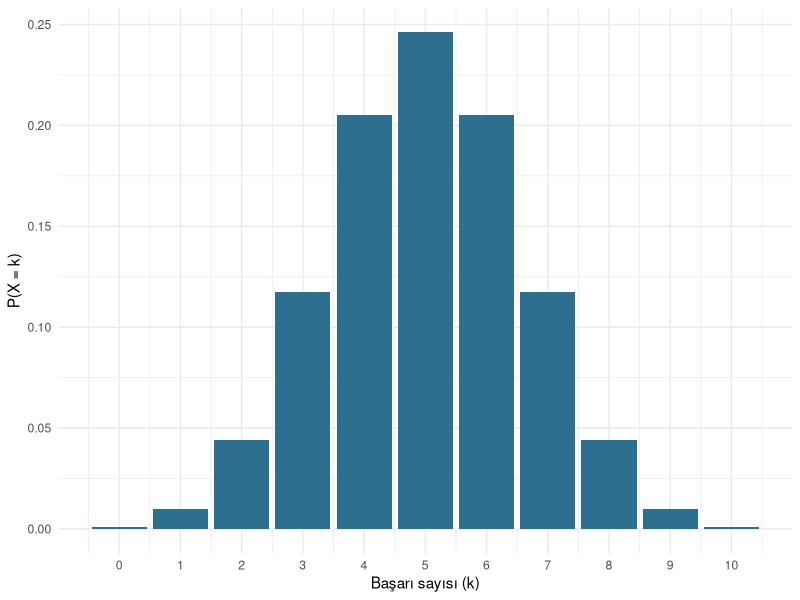
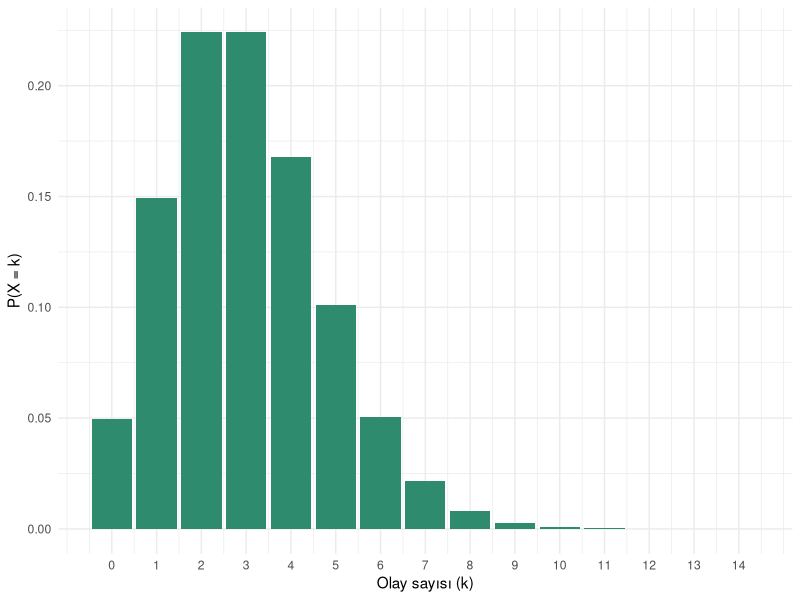
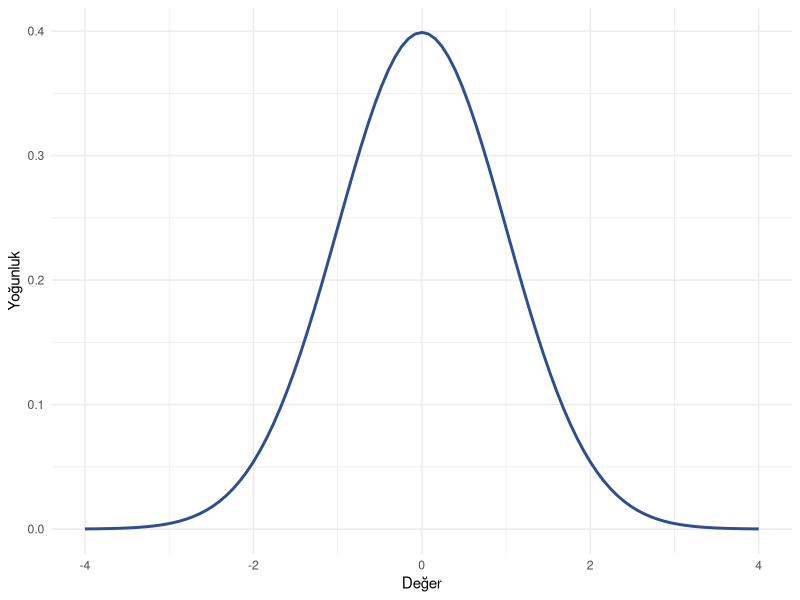
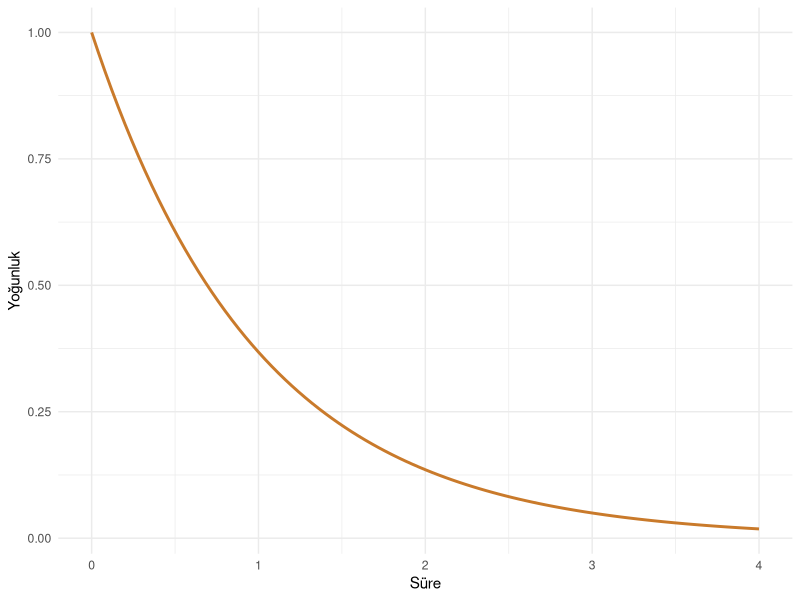
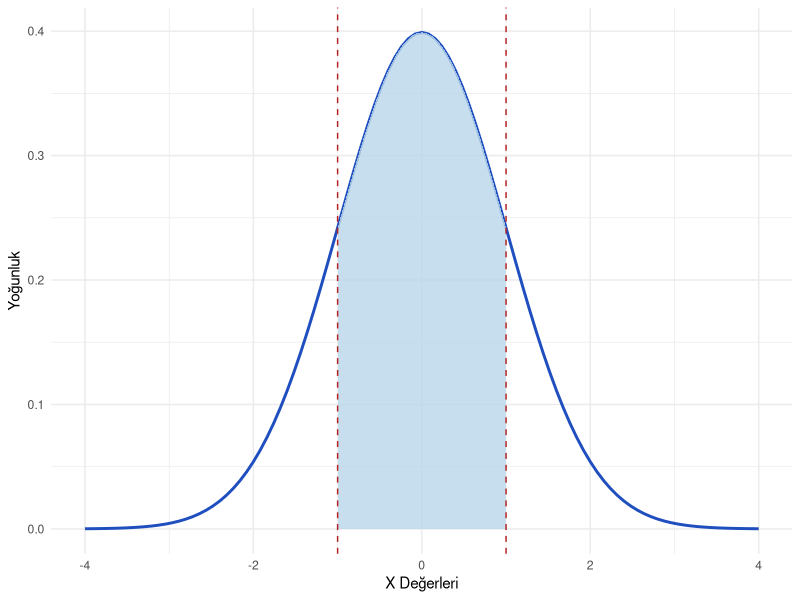
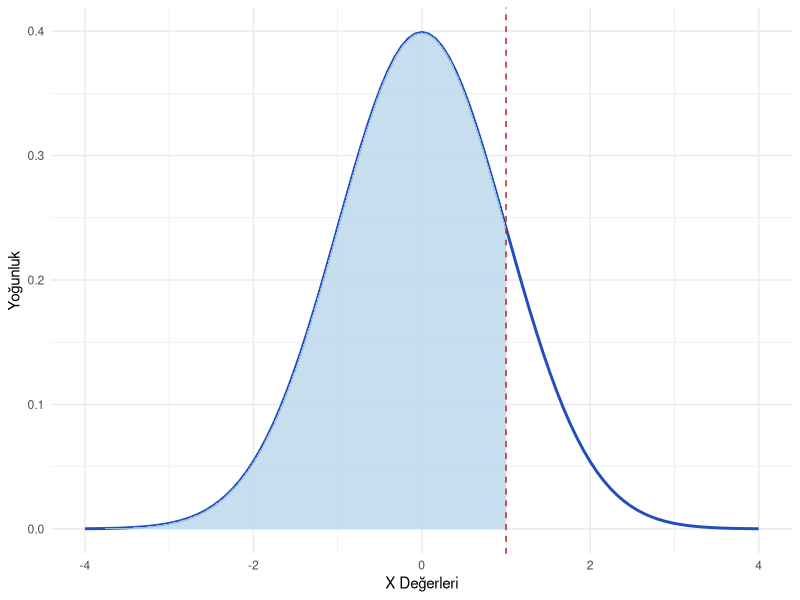
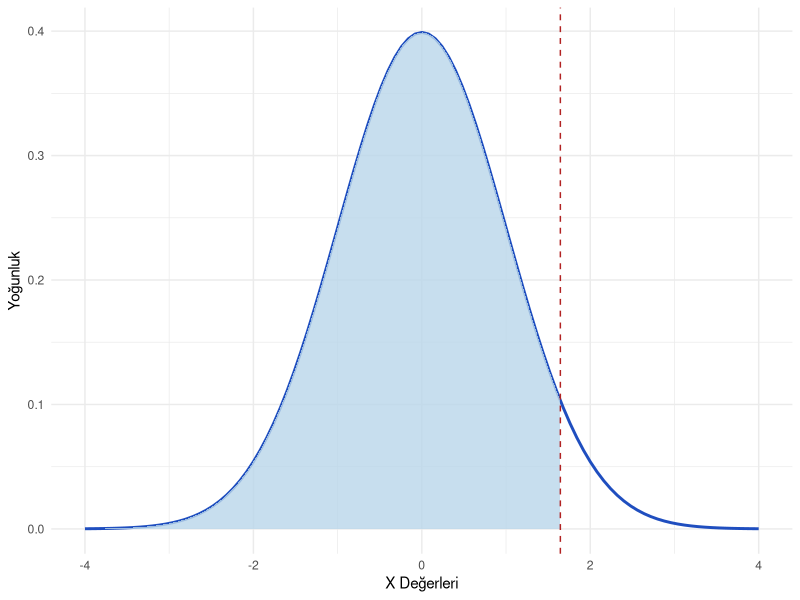

Write the R code that produced these figures, in order.
## ---- chunk 1
#| label: setup
#| include: false
library(ggplot2)
## ---- chunk 2
#| label: fig-binom
#| fig-cap: "Binom dağılımı (n=10, p=0.5)"
n_deneme <- 10
p_basari <- 0.5
olasiliklar_binom <- dbinom(0:n_deneme, size = n_deneme, prob = p_basari)

ggplot(data.frame(k = 0:n_deneme, p = olasiliklar_binom), aes(k, p)) +
  geom_col(fill = "#2E6E8E") +
  scale_x_continuous(breaks = 0:n_deneme) +
  labs(x = "Başarı sayısı (k)", y = "P(X = k)") +
  theme_minimal()
## ---- chunk 3
#| label: fig-poisson
#| fig-cap: 'Poisson dağılımı ($\mu=3$)'
mu_poisson <- 3
k_poisson <- 0:14
olasiliklar_poisson <- dpois(k_poisson, lambda = mu_poisson)

ggplot(data.frame(k = k_poisson, p = olasiliklar_poisson), aes(k, p)) +
  geom_col(fill = "#2E8B6E") +
  scale_x_continuous(breaks = k_poisson) +
  labs(x = "Olay sayısı (k)", y = "P(X = k)") +
  theme_minimal()
## ---- chunk 4
#| label: fig-normal
#| fig-cap: 'Standart normal dağılım ($\mu=0$, $\sigma=1$)'
ggplot(data.frame(x = c(-4, 4)), aes(x)) +
  stat_function(fun = dnorm, color = "#2E4E8E", linewidth = 1) +
  labs(x = "Değer", y = "Yoğunluk") +
  theme_minimal()
## ---- chunk 5
#| label: fig-ustel
#| fig-cap: 'Üstel dağılım ($1/\lambda=1$)'
ggplot(data.frame(x = c(0, 4)), aes(x)) +
  stat_function(fun = dexp, args = list(rate = 1), color = "#C97A2B", linewidth = 1) +
  labs(x = "Süre", y = "Yoğunluk") +
  theme_minimal()
## ---- chunk 6
dnorm(0)
## ---- chunk 7
dbinom(x = 5, size = 10, prob = 0.5)
## ---- chunk 8
#| label: fig-yogunluk
#| fig-cap: 'Standart normal dağılımda $P(-1 \le X \le 1)$'
ggplot(data.frame(x = c(-4, 4)), aes(x)) +
  stat_function(fun = dnorm, geom = "line", color = "#1F4EBF", linewidth = 1) +
  stat_function(fun = dnorm, xlim = c(-1, 1), geom = "area",
                 fill = "#B9D6EA", alpha = 0.8) +
  geom_vline(xintercept = c(-1, 1), linetype = "dashed", color = "firebrick") +
  labs(x = "X Değerleri", y = "Yoğunluk") +
  theme_minimal()
## ---- chunk 9
pnorm(1, mean = 0, sd = 1) - pnorm(-1, mean = 0, sd = 1)
## ---- chunk 10
pnorm(1.96)
## ---- chunk 11
pbinom(3, size = 10, prob = 0.5)
## ---- chunk 12
#| label: fig-kumulatif
#| fig-cap: 'Kümülatif olasılık: $P(X \le 1)$'
ggplot(data.frame(x = c(-4, 4)), aes(x)) +
  stat_function(fun = dnorm, geom = "line", color = "#1F4EBF", linewidth = 1) +
  stat_function(fun = dnorm, xlim = c(-4, 1), geom = "area",
                 fill = "#B9D6EA", alpha = 0.8) +
  geom_vline(xintercept = 1, linetype = "dashed", color = "firebrick") +
  labs(x = "X Değerleri", y = "Yoğunluk") +
  theme_minimal()
## ---- chunk 13
qnorm(0.90, mean = 60, sd = 10)
## ---- chunk 14
qbinom(0.95, size = 10, prob = 0.5)
## ---- chunk 15
#| label: fig-yuzdelik
#| fig-cap: "Standart normal dağılım: %95 yüzdelik değer"
esik_95 <- qnorm(0.95)
ggplot(data.frame(x = c(-4, 4)), aes(x)) +
  stat_function(fun = dnorm, geom = "line", color = "#1F4EBF", linewidth = 1) +
  stat_function(fun = dnorm, xlim = c(-4, esik_95), geom = "area",
                 fill = "#B9D6EA", alpha = 0.8) +
  geom_vline(xintercept = esik_95, linetype = "dashed", color = "firebrick") +
  labs(x = "X Değerleri", y = "Yoğunluk") +
  theme_minimal()
## ---- chunk 16
qnorm(0.975)
## ---- chunk 17
rnorm(n = 5, mean = 100, sd = 15)
## ---- chunk 18
rbinom(10, size = 10, prob = 0.5)
